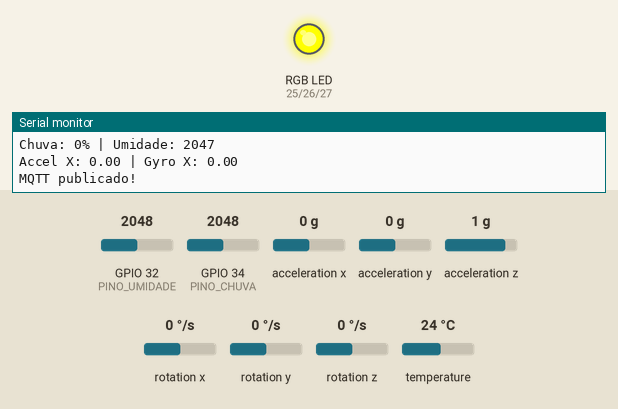
Recording of a program running on a simulated ESP32. On the bench: an RGB LED mixed from three pins (HIGH = lit), the last lines printed to the serial monitor. Dashed ring = blinking. Inputs (shaded band) come from the test bench; at power-on: GPIO 32 (PINO_UMIDADE) = 2048, GPIO 34 (PINO_CHUVA) = 2048, rotation x 0 °/s, acceleration x 0 g, acceleration y 0 g, acceleration z 1 g, rotation y 0 °/s, rotation z 0 °/s, temperature 24 °C. WiFi joins after 1.5 s; servers stay silent unless stated; no MQTT or app messages arrive unless stated.

Above: at 2.7 s.
2.8 s: GPIO 32 (PINO_UMIDADE) set to 2129
At 4.9 s:
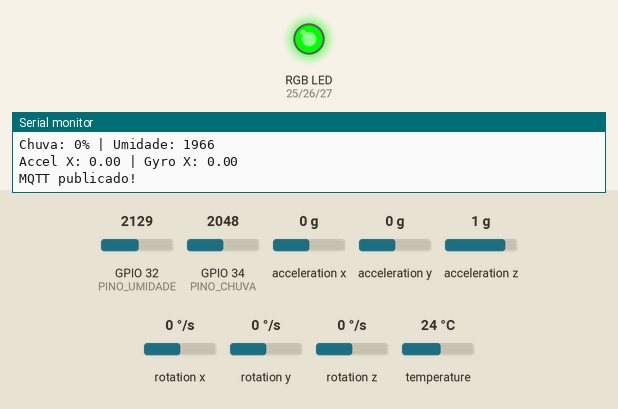
5.2 s: GPIO 32 (PINO_UMIDADE) set to 1960
At 6.8 s:
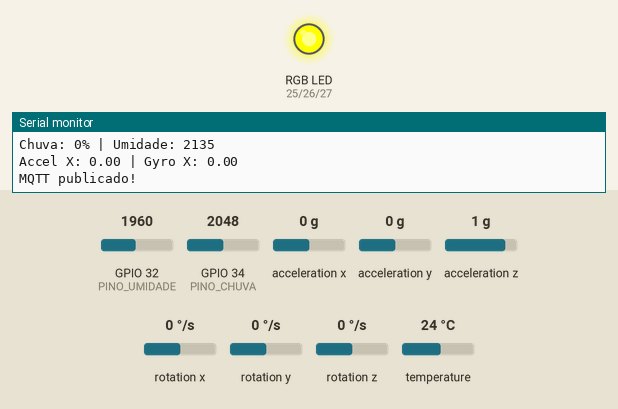
7.3 s: GPIO 34 (PINO_CHUVA) set to 732
9.1 s: GPIO 34 (PINO_CHUVA) set to 627
At 10.6 s:
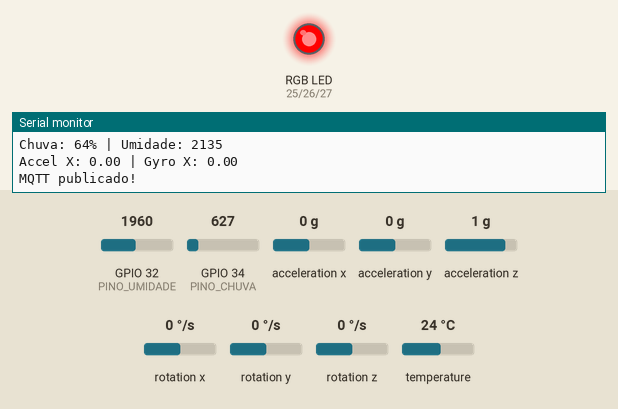
11.5 s: rotation x set to -80 °/s
13.4 s: rotation x set to -91 °/s
At 15.4 s:
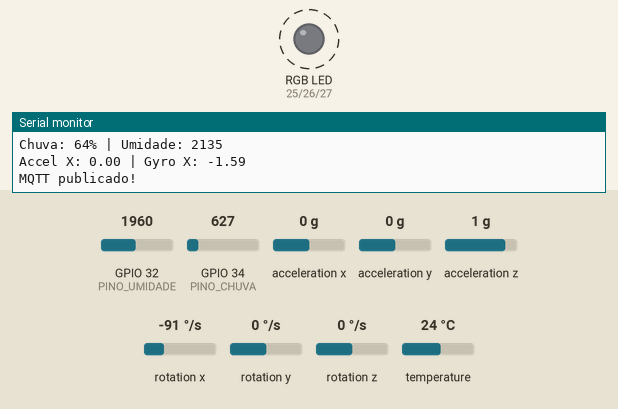
Timing chart, 0 to 20.1 s (numbered marks = the images above; inputs shaded):
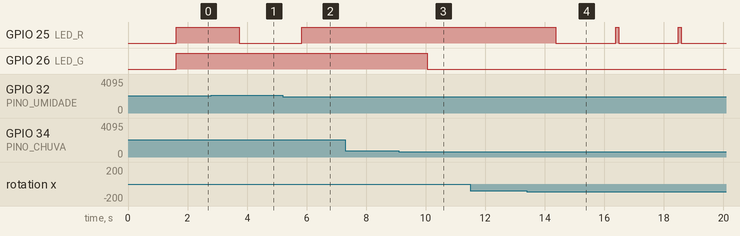

The program:

main.cpp
```cpp
#include <Arduino.h>
#include <WiFi.h>
#include <PubSubClient.h>
#include <Wire.h>
#include <Adafruit_MPU6050.h>
#include <Adafruit_Sensor.h>

const char* ssid = "uaifai-tiradentes";
const char* password = "bemvindoaocesar";

const char* mqtt_server = "172.26.68.17";

WiFiClient espClient;
PubSubClient client(espClient);

Adafruit_MPU6050 mpu;

// Usando pinos garantidos do ADC1 (Funcionam 100% com Wi-Fi ligado)
#define PINO_CHUVA 34    // ADC1_CH6
#define PINO_UMIDADE 32  // ADC1_CH4 (MUDE O FIO DA UMIDADE PARA O GPIO 32)

// LED RGB
#define LED_R 25
#define LED_G 26
#define LED_B 27

#define TAMANHO_BUFFER 2000 // Escala N exigida pelo professor de AA para teste de estresse

// Vertente 1: Abordagem Ineficiente (Deslocamento O(n))
class BufferIneficiente {
  int* buffer;
  int capacidade;
  int contagem;
public:
  BufferIneficiente(int cap) : capacidade(cap), contagem(0) {
    buffer = new int[capacidade];
  }
  ~BufferIneficiente() { delete[] buffer; }

  void adicionar(int valor) {
    if (contagem < capacidade) {
      buffer[contagem++] = valor;
    } else {
      // O grande vilão: Desloca TODOS os elementos para a esquerda
      for (int i = 0; i < capacidade - 1; i++) {
        buffer[i] = buffer[i + 1];
      }
      buffer[capacidade - 1] = valor;
    }
  }
};

// Vertente 2: Abordagem Eficiente (Buffer Circular O(1))
class BufferCircular {
  int* buffer;
  int capacidade, head, count;
public:
  BufferCircular(int cap) : capacidade(cap), head(0), count(0) {
    buffer = new int[capacidade];
  }
  ~BufferCircular() { delete[] buffer; }

  void adicionar(int valor) {
    // Apenas atualiza o índice matematicamente (sem mover a memória)
    buffer[head] = valor;
    head = (head + 1) % capacidade;
    if (count < capacidade) count++;
  }
};

// Instanciação global dos buffers
BufferIneficiente bufIn(TAMANHO_BUFFER);
BufferCircular bufCirc(TAMANHO_BUFFER);

struct SensorData {
    int chuva;
    int umidade;
    float accelX;
    float accelY;
    float accelZ;
    float gyroX;
    float gyroY;
    float gyroZ;
    float temperatura;
    String risco;
    unsigned long timestamp;
    unsigned long latenciaIneficiente; //nova métrica AA
    unsigned long latenciaCircular; //nova métrica AA
    uint32_t heapLivre; //nova métrica AA
};

QueueHandle_t sensorQueue;
QueueHandle_t mqttQueue;

void setup_wifi() {
    delay(10);
    Serial.println();
    Serial.print("Conectando ao WiFi ");
    Serial.println(ssid);

    WiFi.begin(ssid, password);

    while (WiFi.status() != WL_CONNECTED) {
        delay(500);
        Serial.print(".");
    }

    Serial.println("\nWiFi conectado!");
    Serial.println(WiFi.localIP());
}

void reconnect() {
    while (!client.connected()) {
        Serial.print("Tentando conexão MQTT...");
        if (client.connect("ESP32_TerraGuard")) {
            Serial.println("Conectado!");
        } else {
            Serial.print("Falhou rc=");
            Serial.print(client.state());
            Serial.println(" tentando novamente em 5 segundos");
            vTaskDelay(5000 / portTICK_PERIOD_MS);
        }
    }
}

String calcularRisco(SensorData data) {
    // --- MODIFICADO AQUI: VALIDAÇÃO POR PORCENTAGEM DE CHUVA (0 a 100%) ---
    // Considera "muita chuva" se passar de 60% da capacidade do sensor
    bool muitaChuva = data.chuva > 60;
    // ---------------------------------------------------------------------

    bool soloMolhado = data.umidade > 2000;

    bool vibracao = abs(data.gyroX) > 1.5 || abs(data.gyroY) > 1.5 || abs(data.gyroZ) > 1.5;

    if (muitaChuva && soloMolhado && vibracao) return "CRITICO";
    if (muitaChuva && soloMolhado) return "ALTO";
    if (muitaChuva || soloMolhado) return "MEDIO";

    return "BAIXO";
}

void atualizarLED(String risco) {
    if (risco == "BAIXO") {
        digitalWrite(LED_R, LOW);
        digitalWrite(LED_G, HIGH);
        digitalWrite(LED_B, LOW);
    } else if (risco == "MEDIO") {
        digitalWrite(LED_R, HIGH);
        digitalWrite(LED_G, HIGH);
        digitalWrite(LED_B, LOW);
    } else if (risco == "ALTO") {
        digitalWrite(LED_R, HIGH);
        digitalWrite(LED_G, LOW);
        digitalWrite(LED_B, LOW);
    } else if (risco == "CRITICO") {
        digitalWrite(LED_R, HIGH);
        digitalWrite(LED_G, LOW);
        digitalWrite(LED_B, LOW);
        vTaskDelay(100 / portTICK_PERIOD_MS);
        digitalWrite(LED_R, LOW);
        vTaskDelay(100 / portTICK_PERIOD_MS);
    }
}

void TaskReadSensors(void *pvParameters) {
    SensorData data;
    sensors_event_t acel, giro, temp;

    for (;;) {
        // MPU6050
        mpu.getEvent(&acel, &giro, &temp);

        data.accelX = acel.acceleration.x;
        data.accelY = acel.acceleration.y;
        data.accelZ = acel.acceleration.z;
        data.gyroX = giro.gyro.x;
        data.gyroY = giro.gyro.y;
        data.gyroZ = giro.gyro.z;
        data.temperatura = temp.temperature;

        // Sensores analógicos com amostragem para evitar ruído
        int leituraChuva = 0;
        int lecturaUmidade = 0;
        for(int i=0; i<10; i++) {
            leituraChuva += analogRead(PINO_CHUVA);
            lecturaUmidade += analogRead(PINO_UMIDADE);
            vTaskDelay(10 / portTICK_PERIOD_MS);


        // --- TESTE DE ALGORITMOS (Entregável 1) ---
        unsigned long inicio;

        // Testa o método O(n)
        inicio = micros();
        bufIn.adicionar(data.chuva);
        data.latenciaIneficiente = micros() - inicio;

        // Testa o método O(1)
        inicio = micros();
        bufCirc.adicionar(data.chuva);
        data.latenciaCircular = micros() - inicio;

        // Mede a saúde da memória
        data.heapLivre = ESP.getFreeHeap();
        // ------------------------------------------
        }

        // --- MODIFICADO AQUI: CALIBRAÇÃO DA CHUVA VIA MAP ---
        int leituraBrutaChuva = (leituraChuva / 10);
        Serial.printf("DEBUG CHUVA REAL: %d\n", leituraBrutaChuva);

        // ATUALIZADO COM O SEU VALOR SECO DE 1172:
        int valorSeco = 1400;     // Valor lido com o sensor seco
        int valorMolhado = 200;   // TESTE: Coloque água e mude para o valor exato que aparecer!

        // Converte a variação analógica bruta para uma escala de 0 a 100%
        data.chuva = map(leituraBrutaChuva, valorSeco, valorMolhado, 0, 100);
        data.chuva = constrain(data.chuva, 0, 100);
        // ----------------------------------------------------

        // Mantida a inversão padrão para a umidade por enquanto
        data.umidade = 4095 - (lecturaUmidade / 10);
        data.timestamp = millis();

        // Debug no terminal (Agora mostra a chuva em %)
        Serial.println("-------------------------");
        Serial.printf("Chuva: %d%% | Umidade: %d\n", data.chuva, data.umidade);
        Serial.printf("Accel X: %.2f | Gyro X: %.2f\n", data.accelX, data.gyroX);

        // Envia para fila sem travar infinitamente se o MQTT atrasar
        xQueueSend(sensorQueue, &data, pdMS_TO_TICKS(50));

        vTaskDelay(2000 / portTICK_PERIOD_MS);
    }
}

void TaskProcessData(void *pvParameters) {
    SensorData data;
    for (;;) {
        if (xQueueReceive(sensorQueue, &data, portMAX_DELAY) == pdPASS) {
            data.risco = calcularRisco(data);
            atualizarLED(data.risco);
            xQueueSend(mqttQueue, &data, pdMS_TO_TICKS(50));
        }
    }
}

void TaskMQTT(void *pvParameters) {
    SensorData data;
    for (;;) {
        if (!client.connected()) {
            reconnect();
        }
        client.loop();

        if (xQueueReceive(mqttQueue, &data, portMAX_DELAY) == pdPASS) {
            // Publicações otimizadas
            client.publish("terraguard/chuva", String(data.chuva).c_str());
            client.publish("terraguard/umidade", String(data.umidade).c_str());
            client.publish("terraguard/accel/x", String(data.accelX).c_str());
            client.publish("terraguard/accel/y", String(data.accelY).c_str());
            client.publish("terraguard/accel/z", String(data.accelZ).c_str());
            client.publish("terraguard/gyro/x", String(data.gyroX).c_str());
            client.publish("terraguard/gyro/y", String(data.gyroY).c_str());
            client.publish("terraguard/gyro/z", String(data.gyroZ).c_str());
            client.publish("terraguard/temperatura", String(data.temperatura).c_str());
            client.publish("terraguard/risco", data.risco.c_str());
            client.publish("terraguard/perf/latencia_on", String(data.latenciaIneficiente).c_str()); // Publica a latência do método ineficiente
            client.publish("terraguard/perf/latencia_o1", String(data.latenciaCircular).c_str()); // Publica a latência do método O(1)
            client.publish("terraguard/perf/heap", String(data.heapLivre).c_str()); // Publica a memória heap livre

            Serial.println("MQTT publicado!");
        }
        vTaskDelay(10 / portTICK_PERIOD_MS); // Libera o núcleo momentaneamente
    }
}

void setup() {
    Serial.begin(115200);

    pinMode(LED_R, OUTPUT);
    pinMode(LED_G, OUTPUT);
    pinMode(LED_B, OUTPUT);

    // Configuração explícita dos pinos analógicos para 3.3V estáveis
    analogSetAttenuation(ADC_11db);
    pinMode(PINO_CHUVA, INPUT);
    pinMode(PINO_UMIDADE, INPUT);

    setup_wifi();
    client.setServer(mqtt_server, 1883);
    client.setBufferSize(1024);

    Wire.begin(21, 22);
    if (!mpu.begin()) {
        Serial.println("MPU6050 não encontrado! Verifique a fiação I2C.");
        while (1) { delay(10); }
    }
    Serial.println("MPU6050 iniciado!");

    sensorQueue = xQueueCreate(5, sizeof(SensorData));
    mqttQueue = xQueueCreate(5, sizeof(SensorData));

    xTaskCreatePinnedToCore(TaskReadSensors, "Leitura", 4096, NULL, 1, NULL, 1);
    xTaskCreatePinnedToCore(TaskProcessData, "Processamento", 4096, NULL, 2, NULL, 1);
    xTaskCreatePinnedToCore(TaskMQTT, "MQTT", 8192, NULL, 3, NULL, 0);
}

void loop() {}
```

Measured:
- the behaviour switches between 2094 and 2095 on GPIO 32 (PINO_UMIDADE) (found by bisection; images 0 and 1)
- the behaviour switches between 669 and 668 on GPIO 34 (PINO_CHUVA) (found by bisection; images 2 and 3)
- the behaviour switches between -85 and -86 °/s on rotation x (found by bisection; images 3 and 4)
- after the input at 2.8 s, GPIO 25 (LED_R): HIGH → LOW after 0.93 s
- after the input at 5.2 s, GPIO 25 (LED_R): LOW → HIGH after 0.64 s
- after the input at 9.1 s, GPIO 26 (LED_G): HIGH → LOW after 0.95 s
- after the input at 13.4 s, GPIO 25 (LED_R): alternates HIGH for 0.10 s and LOW for 2.0 s, starting after 0.97 s
